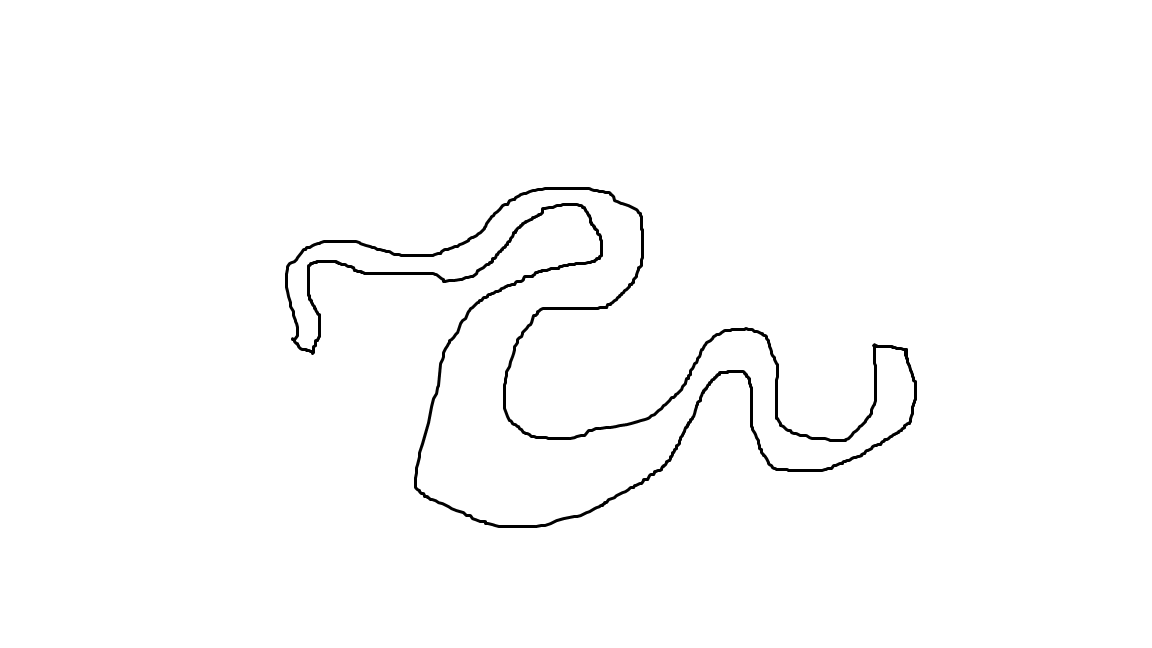
#> input picture trajet.png, 1152 x 648 px
$ python Circuit_test.py
#> lines starting #> are read from the running program, lines starting #| are printed output that depends on the picture; after the words box and inside, x2 and y2 are one past the last pixel; in counts of white or black regions, pixels touching at a corner belong together
# -*- coding: utf-8 -*-
"""
Created on Tue Oct 23 19:04:31 2018

@author: Alu
"""

import matplotlib.image as mpimg
import numpy as np
import matplotlib.pyplot as plt


def get_circuit():
    img=mpimg.imread('trajet.png')[100:600,200:1000,1]
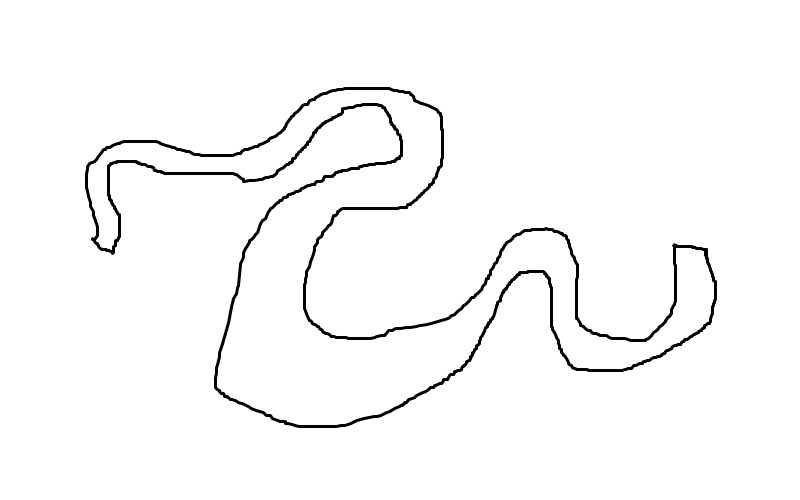
#> img: shape (500, 800) float32; min 0, max 1, mean 0.977
    for i in range (len(img)):
        for j in range (len(img[0])):
            if img[i][j]!=1:
                img[i][j]=0
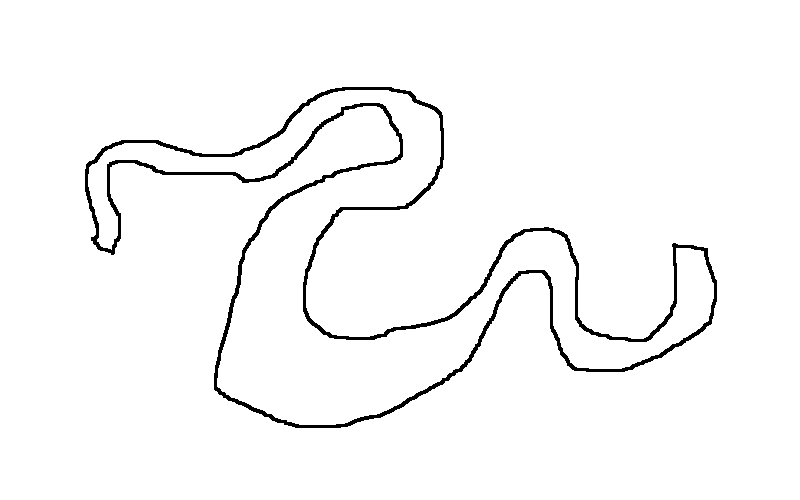
#> img: shape (500, 800) float32; values 0 (black) and 1 (white), 97.3% white; 1 black region, box (x1, y1, x2, y2) and area: (85, 87, 717, 428) 10867
    return (img)


def draw( steps,circuit ):
    image_with_points=np.copy(circuit)
    for point in steps :
        J_im = point[0]
        I_im = len(circuit)-point[1]
        for u in range (I_im-5,I_im+5):
            for v in range (J_im-5,J_im+5):
                image_with_points[u][v] = 0
    plt.imshow(image_with_points)


def get_path(depart,arrival,circuit):
#> called with depart = (103, 262), arrival = (686, 244)
    pos = depart
    steps=[pos]
    cir = np.copy(circuit)
    len_cir=len(cir)
#> len_cir = 500
    j=0
    while np.sqrt((pos[0]-arrival[0])**2+(pos[1]-arrival[1])**2) > 30 :
        x_j=steps[j][0]
        y_j=steps[j][1]
        Lr=[]
        Lpos=[(x_j,y_j)]
        Ltheta=[]
        pos_visited=[]

        for i in range (1000):
            theta = 2*np.pi*(i/1000)
            for r in range(2,2000):
                x=x_j+int(r*np.cos(theta))
                y=y_j+int(r*np.sin(theta))
                pos_visited.append((x,y))
                if cir[len_cir-y][x] == 0:
                    break
                Lr.append(r)
                Lpos.append((x,y))
                Ltheta.append(theta)
        for visited_point in pos_visited:
            cir[len_cir-visited_point[1]][visited_point[0]] = 0

        indice = np.argmax(Lr)
        theta=Ltheta[indice]
        pos=Lpos[indice]
        steps.append(pos)
        j+=1
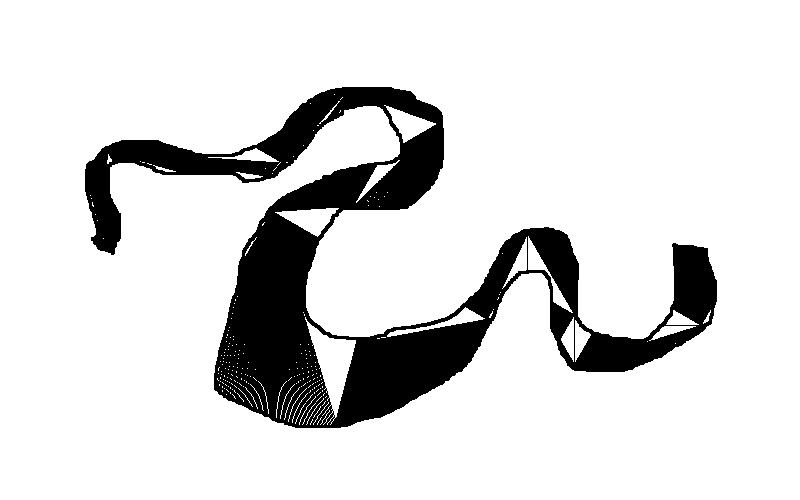
#> cir: shape (500, 800) float32; values 0 (black) and 1 (white), 86% white; 1 black region, box (x1, y1, x2, y2) and area: (85, 87, 717, 428) 55934
    return(steps)


circuit = get_circuit()
path = get_path((103,262),(686,244),circuit)
#> path = [(103, 262), (107, 349), (283, 337), (347, 409), (438, 377), (353, 294), (272, 289), (335, 77), (364, 159), (487, 181), (527, 267), (574, 186), (574, 136), (701, 175), (676, 252)]
pos=(400,320)

def distance(position,chemin):
    k=0
    K=[]
    L_dist=[]
    for i in range (len(path)-1):
        x_i_1=chemin[i][0]
        x_i_2=chemin[i+1][0]
        y_i_1=chemin[i][1]
        y_i_2=chemin[i+1][1]
        for j in range (1,101):
            alpha = j/100
            x_j= alpha*(x_i_2-x_i_1)+x_i_1
            y_j= alpha*(y_i_2-y_i_1)+y_i_1
            L_dist.append(np.sqrt((position[0]-x_j)**2+(position[1]-y_j)**2))
            K.append(k)
            k+=1
    return(K[np.argmin(L_dist)]/len(K))
